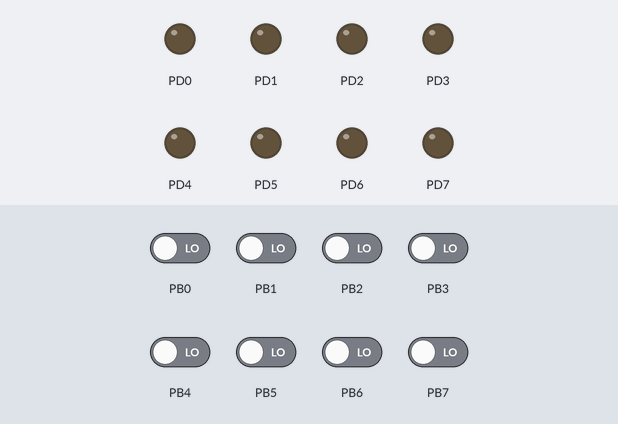
Bench run of a program on a simulated ATmega328P, built with avr-gcc and emulated at 16 MHz (the files do not name the chip). Parts: output pins drawn as LEDs (lit = HIGH). Dashed ring = blinking. The inputs (shaded band) are chosen by the test bench; at power-on: PB0–7 LOW.

Above: at 1.2 s.
1.3 s: PB0 driven HIGH
At 2.3 s:
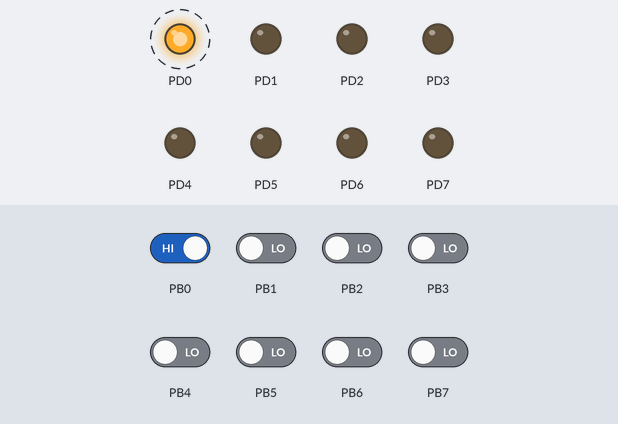
4.3 s: PB1 driven HIGH
At 5.5 s:
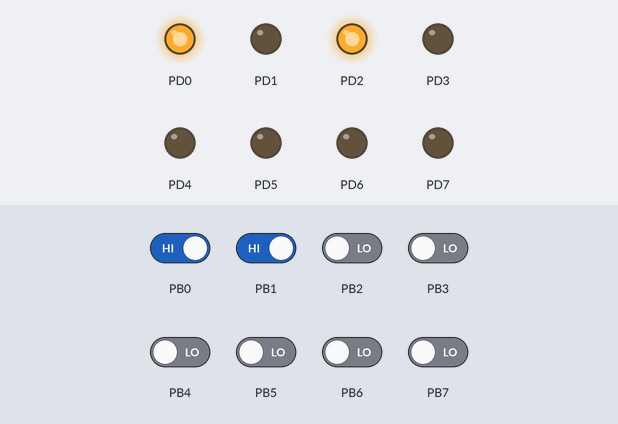
5.8 s: PB1 driven LOW
At 7.4 s:
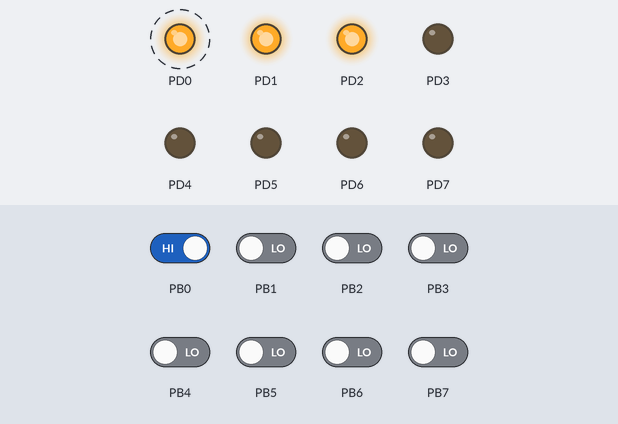
8.8 s: PB0 driven LOW
At 10.0 s:
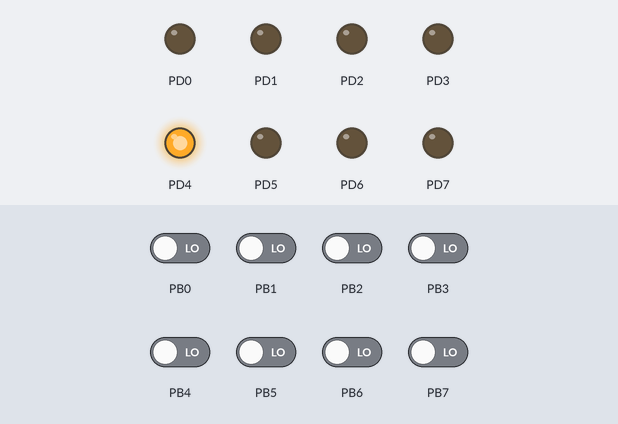
10.3 s: PB0 driven HIGH
At 11.3 s:
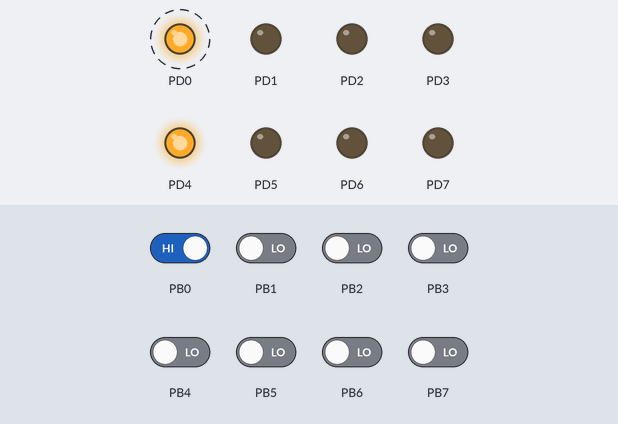
13.3 s: PB2 driven HIGH
At 13.6 s:
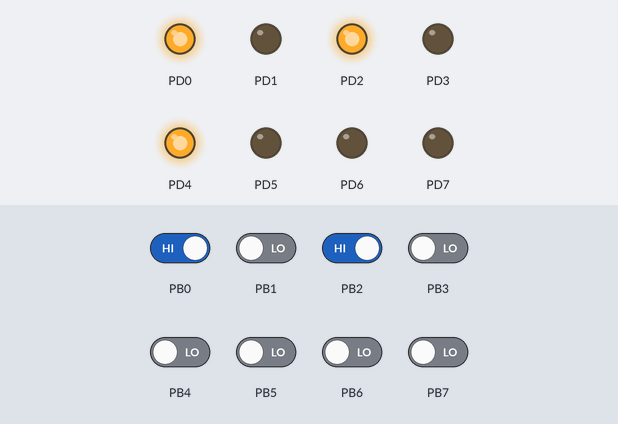
Timing chart, 0 to 15.8 s (numbered marks = the images above; inputs shaded):
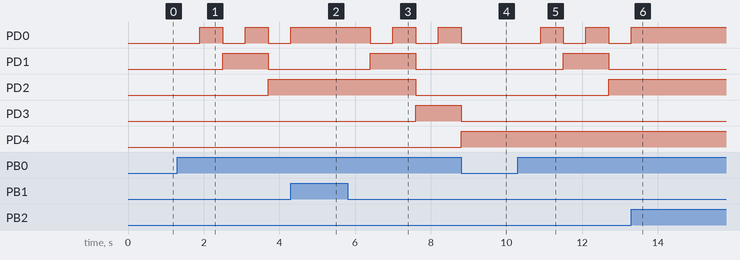

Measured:
- after the input at 1.3 s, PD0: alternates HIGH for 0.60 s and LOW for 0.60 s, starting after 0.60 s; PD1: LOW → HIGH after 1.2 s, → LOW 1.2 s later; PD2: LOW → HIGH after 2.4 s
- after the input at 4.3 s, PD0: goes on until 4.3 s, then stays HIGH; PD1: stays LOW (without the input it goes to HIGH after 0.60 s)
- after the input at 5.8 s, PD0: alternates HIGH for 0.60 s and LOW for 0.60 s, starting after 0.60 s; PD1: LOW → HIGH after 0.60 s, → LOW 1.2 s later; PD2: HIGH → LOW after 1.8 s; PD3: LOW → HIGH after 1.8 s
- after the input at 8.8 s, PD0: goes on until 8.8 s, then stays LOW; PD1: stays LOW (without the input it goes to HIGH after 1.2 s)
- after the input at 10.3 s, PD0: alternates HIGH for 0.60 s and LOW for 0.60 s, starting after 0.60 s; PD1: LOW → HIGH after 1.2 s, → LOW 1.2 s later; PD2: LOW → HIGH after 2.4 s
- after the input at 13.3 s, PD0: goes on until 13.3 s, then stays HIGH; PD1: stays LOW (without the input it goes to HIGH after 0.60 s); PD2: stays HIGH (without the input it goes to LOW after 1.8 s); PD3: stays LOW (without the input it goes to HIGH after 1.8 s)

The program:

main.cpp
```cpp
#include <avr/io.h>
#define F_CPU 16000000Ul
#include <util/delay.h>

main (void){


  DDRD=0xFF;
  DDRB&=~(0X1F);
  char a=0x00;
  char memoria1=0x00;
  char memoria2=0x00;
  char resultado=0x00;
  char ram=0x00;


  while(1){

    char p=PINB&0X1F;
    char u=ram%0x0A;
    char d=ram/0x0A;
    PORTD=(d<<4)|u;
    _delay_ms(100);


    switch (p)
    {
    case 0x01:
     ram++;
     _delay_ms(500);

      if(ram>99){
        ram=0x00;
        _delay_ms(500);
      }
      break;

      case 0x02:
      ram--;
        _delay_ms(500);

        if(ram<0){
          ram=99;
          _delay_ms(500);
        }


      break;

    }


  }

return 0;

}
```
